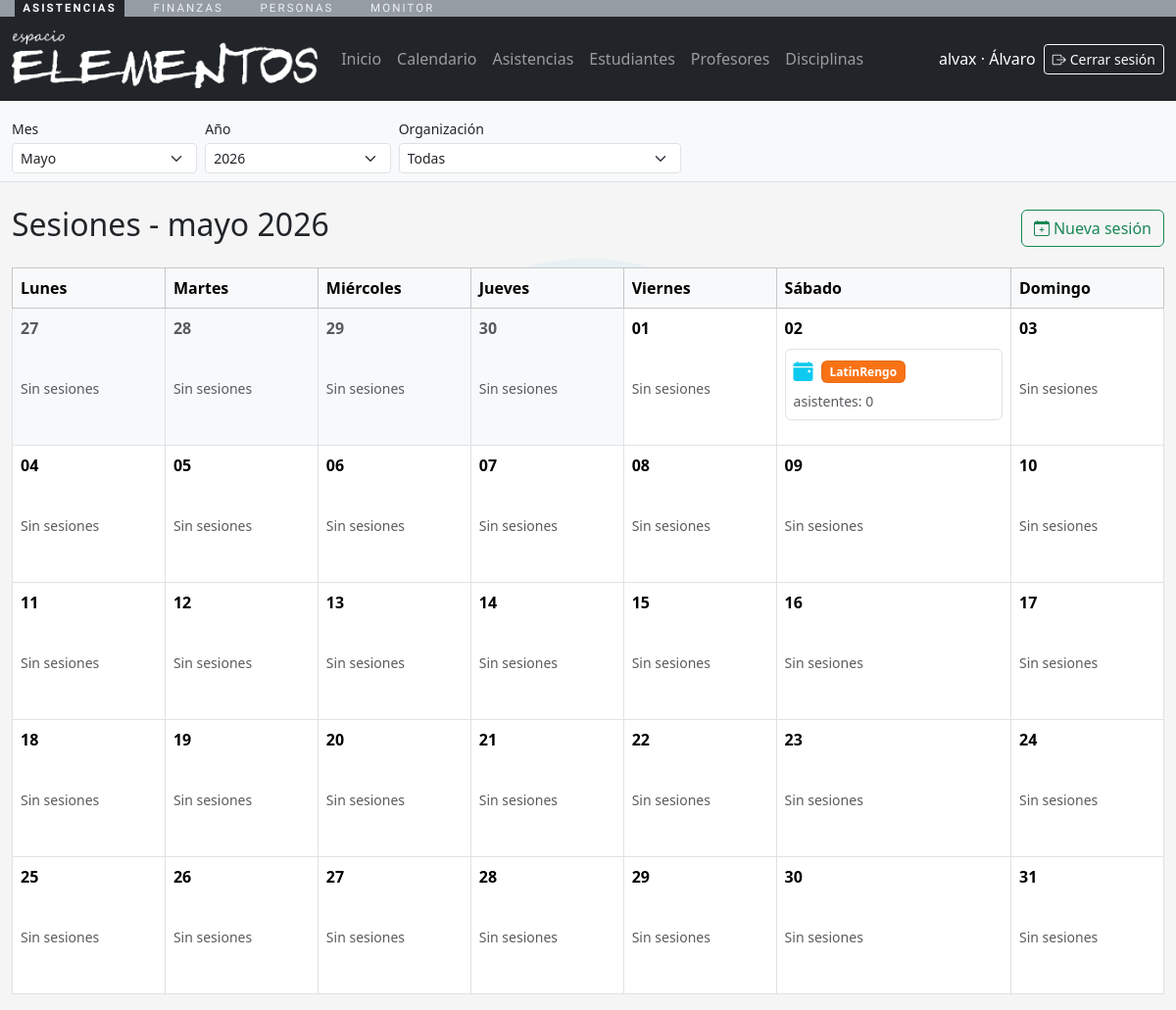
Before: /asistencias/sesiones/ (signed in) with the older database file.
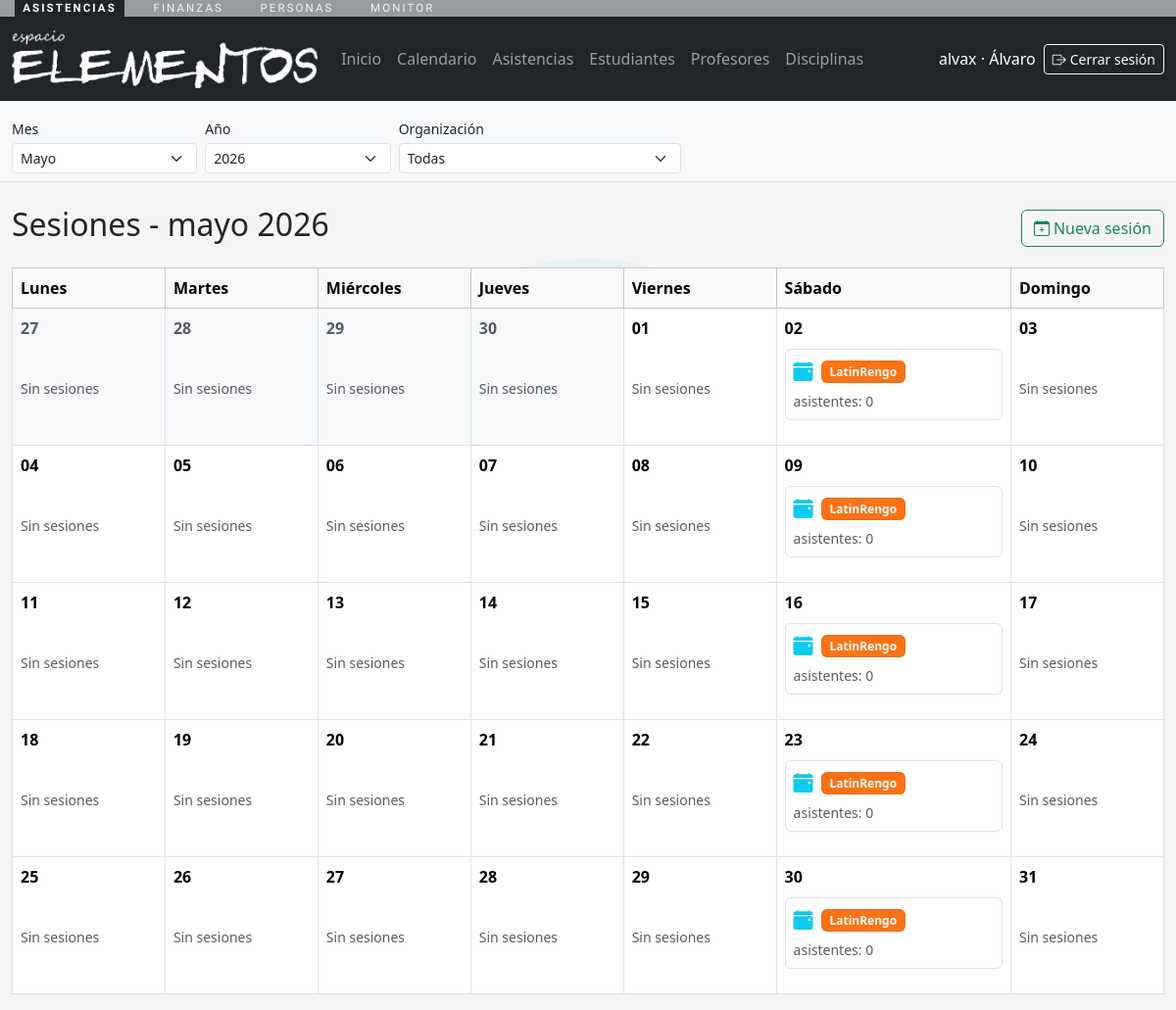
After: the same page with the newer database file.
### asistencias/models.py (models this page shows, shortened)
class SesionClase(models.Model):
    class Estado(models.TextChoices):
        PROGRAMADA = "programada", "Programada"
        COMPLETADA = "completada", "Completada"
        CANCELADA = "cancelada", "Cancelada"
    disciplina = models.ForeignKey(
        Disciplina,
        on_delete=models.CASCADE,
        related_name="sesiones",
    )
    bloque = models.ForeignKey(
        BloqueHorario,
        on_delete=models.SET_NULL,
        related_name="sesiones",
        null=True,
        blank=True,
    )
    profesores = models.ManyToManyField(
        "personas.Persona",
        related_name="sesiones_en_equipo",
        blank=True,
        db_table="academia_sesionclase_profesores",
    )
    fecha = models.DateField()
    estado = models.CharField(
        max_length=20,
        choices=Estado.choices,
        default=Estado.PROGRAMADA,
    )
    cupo_maximo = models.PositiveIntegerField(null=True, blank=True)
    notas = models.TextField(blank=True)
    creada_en = models.DateTimeField(auto_now_add=True)
    class Meta:
        verbose_name = "Sesion de clase"
        verbose_name_plural = "Sesiones de clase"
        ordering = ["-fecha"]
        db_table = "academia_sesionclase"
        indexes = [
            models.Index(fields=["fecha", "disciplina"]),
        ]

class Disciplina(models.Model):
    class BadgeColor(models.TextChoices):
        ROJO = "rojo", "Rojo"
        NARANJO = "naranjo", "Naranjo"
        AZUL = "azul", "Azul"
        CELESTE = "celeste", "Celeste"
        AMARILLO = "amarillo", "Amarillo"
        VERDE = "verde", "Verde"
        CAFE = "cafe", "Cafe"
        MORADO = "morado", "Morado"
    BADGE_COLOR_CLASSES = {
        BadgeColor.ROJO: "disciplina-badge-rojo",
        BadgeColor.NARANJO: "disciplina-badge-naranjo",
        BadgeColor.AZUL: "disciplina-badge-azul",
        BadgeColor.CELESTE: "disciplina-badge-celeste",
        BadgeColor.AMARILLO: "disciplina-badge-amarillo",
        BadgeColor.VERDE: "disciplina-badge-verde",
        BadgeColor.CAFE: "disciplina-badge-cafe",
        BadgeColor.MORADO: "disciplina-badge-morado",
    }
    organizacion = models.ForeignKey(
        "personas.Organizacion",
        on_delete=models.CASCADE,
        related_name="disciplinas",
    )
    nombre = models.CharField(max_length=150)
    descripcion = models.TextField(blank=True)
    nivel = models.CharField(max_length=100, blank=True)
    badge_color = models.CharField(
        "color de badge",
        max_length=20,
        choices=BadgeColor.choices,
        default=BadgeColor.AZUL,
    )
    activa = models.BooleanField(default=True)
    creada_en = models.DateTimeField(auto_now_add=True)
    class Meta:
        verbose_name = "Disciplina"
        verbose_name_plural = "Disciplinas"
        unique_together = ("organizacion", "nombre", "nivel")
        ordering = ["nombre"]
        db_table = "academia_disciplina"
    def __str__(self) -> str:
        return self.nombre
    @property
    def badge_class(self) -> str:
        return f"disciplina-badge {self.BADGE_COLOR_CLASSES.get(self.badge_color, self.BADGE_COLOR_CLASSES[self.BadgeColor.AZUL])}"

### asistencias/views.py (the view, shortened to what this page needs)
# urls.py: path("sesiones/", views.sesiones_list, name="sesiones_list"),
@role_required(ROLE_ADMIN)
def sesiones_list(request):
    context = nav_context(request)
    organizacion = organizacion_desde_request(request)
    periodo = resolver_periodo(request)
    year = periodo["referencia_inicio"].year
    month = periodo["referencia_inicio"].month
    sesiones_qs = (
        SesionClase.objects.select_related("disciplina")
        .prefetch_related("profesores")
        .order_by("fecha")
    )
    sesiones_qs = aplicar_periodo(sesiones_qs, "fecha", request=request)
    if organizacion:
        sesiones_qs = sesiones_qs.filter(disciplina__organizacion=organizacion)
    cal = calendar.Calendar(firstweekday=calendar.MONDAY)
    semanas_raw = cal.monthdatescalendar(year, month)
    inicio_mes = periodo["referencia_inicio"]
    sesiones_qs = (
        sesiones_qs
        .order_by("fecha")
    )
    sesiones_por_fecha = {}
    for sesion in sesiones_qs:
        sesiones_por_fecha.setdefault(sesion.fecha, []).append(
            {
                "sesion": sesion,
                "badge_class": sesion.disciplina.badge_class,
            }
        )
    semanas = []
    for semana in semanas_raw:
        dias = []
        for dia in semana:
            dias.append(
                {
                    "fecha": dia,
                    "en_mes": dia.month == month,
                    "sesiones": sesiones_por_fecha.get(dia, []),
                }
            )
        semanas.append(dias)
    context.update(
        {
            "mostrar_calendario": True,
            "semanas": semanas,
            "mes_actual": inicio_mes,
        }
    )
    return render(request, "asistencias/sesiones_list.html", context)

### asistencias/utils.py (called while the page is built, shortened)
def usuario_tiene_roles(user, roles: list[str]) -> bool:
    if not roles:
        return True
    if user.is_superuser:
        return True

### plataformaelemental/context.py (called while the page is built, shortened)
def _fin_de_mes(fecha):
    return (fecha.replace(day=28) + timedelta(days=4)).replace(day=1) - timedelta(days=1)

def _normalizar_mes(raw_mes, hoy):
    if raw_mes is None or str(raw_mes).strip() == "":
        return hoy.month

def _normalizar_anio(raw_anio, hoy):
    if raw_anio is None or str(raw_anio).strip() == "":
        return hoy.year

def resolver_periodo(request):
    hoy = timezone.localdate()
    mes = _normalizar_mes(request.GET.get("periodo_mes"), hoy)
    anio = _normalizar_anio(request.GET.get("periodo_anio"), hoy)
    referencia = hoy.replace(year=anio or hoy.year, month=mes or hoy.month, day=1)
    return {
        "mes": mes,
        "anio": anio,
        "referencia_inicio": referencia,
        "referencia_fin": _fin_de_mes(referencia),
    }

def aplicar_periodo(queryset, campo, *, request=None, mes=None, anio=None):
    filtros = filtros_periodo(campo, request=request, mes=mes, anio=anio)
    if not filtros:
        return queryset
    return queryset.filter(**filtros)

### asistencias/templates/asistencias/sesiones_list.html (shortened to what this page needs)
{% extends "asistencias/base_app.html" %}
{% block content %}
<div class="mt-4">
  <div class="d-flex justify-content-between align-items-center mb-3">
    <h2>
      {% if mostrar_calendario %}
        Sesiones - {{ mes_actual|date:"F Y" }}
      {% else %}
        Sesiones - {{ periodo_descripcion_vista }}
      {% endif %}
    </h2>
    <a class="btn btn-outline-success" href="{% url 'asistencias:asistencias_list' %}?periodo_mes={{ periodo_mes }}&periodo_anio={{ periodo_anio }}{% if organizacion_id %}&organizacion={{ organizacion_id }}{% endif %}&open=nueva_sesion">
      <i class="bi bi-calendar-plus"></i><span class="d-none d-md-inline ms-1">Nueva sesión</span>
    </a>
  </div>
  {% if mostrar_calendario %}
    <div class="table-responsive">
      <table class="table table-bordered align-middle">
        <thead class="table-light">
          <tr>
            <th>Lunes</th>
            <th>Martes</th>
            <th>Miércoles</th>
            <th>Jueves</th>
            <th>Viernes</th>
            <th>Sábado</th>
            <th>Domingo</th>
          </tr>
        </thead>
        <tbody>
          {% for semana in semanas %}
          <tr style="height: 140px;">
            {% for dia in semana %}
            <td class="position-relative {% if not dia.en_mes %}bg-light text-muted{% endif %}">
              <div class="position-absolute top-0 start-0 m-2 fw-bold fs-6">{{ dia.fecha|date:"d" }}</div>
              <div class="pt-4">
              {% for item in dia.sesiones %}
                <div class="mb-2 p-2 bg-white border rounded">
                  <div class="d-flex align-items-center gap-2 mb-1">
                    {% if item.sesion.estado == "cancelada" %}
                      <i class="bi bi-x-circle-fill text-danger fs-5 flex-shrink-0" title="Cancelada" aria-hidden="true"></i><span class="visually-hidden">Cancelada</span>
                    {% elif item.sesion.estado == "completada" %}
                      <i class="bi bi-check-circle-fill text-success fs-5 flex-shrink-0" title="Completada" aria-hidden="true"></i><span class="visually-hidden">Completada</span>
                    {% else %}
                      <i class="bi bi-calendar-event-fill text-info fs-5 flex-shrink-0" title="Programada" aria-hidden="true"></i><span class="visually-hidden">Programada</span>
                    {% endif %}
                    <a class="badge {{ item.badge_class }} text-decoration-none" href="{% url 'asistencias:sesion_detail' item.sesion.pk %}?periodo_mes={{ periodo_mes }}&periodo_anio={{ periodo_anio }}{% if organizacion_id %}&organizacion={{ organizacion_id }}{% endif %}">
                      {{ item.sesion.disciplina }}
                    </a>
                  </div>
                  <a class="small text-muted text-decoration-none d-block" href="{% url 'asistencias:sesion_detail' item.sesion.pk %}?periodo_mes={{ periodo_mes }}&periodo_anio={{ periodo_anio }}{% if organizacion_id %}&organizacion={{ organizacion_id }}{% endif %}">
                    {% if item.sesion.estado == "cancelada" %}
                      sesión cancelada
                    {% else %}
                      asistentes: {{ item.sesion.asistencias.count }}
                    {% endif %}
                  </a>
                </div>
              {% empty %}
                <div class="text-muted small">Sin sesiones</div>
              {% endfor %}
              </div>
            </td>
            {% endfor %}
          </tr>
          {% endfor %}
        </tbody>
      </table>
    </div>
  {% endif %}
</div>
{% endblock %}

Changed rows visible on the page:
added SesionClase: estado "programada" (drawn), sesion.disciplina "LatinRengo", sesion.asistencias.count "0", shown under "09"
added SesionClase: estado "programada" (drawn), sesion.disciplina "LatinRengo", sesion.asistencias.count "0", shown under "16"
added SesionClase: estado "programada" (drawn), sesion.disciplina "LatinRengo", sesion.asistencias.count "0", shown under "23"
added SesionClase: estado "programada" (drawn), sesion.disciplina "LatinRengo", sesion.asistencias.count "0", shown under "30"
Other visible differences:
list line gone: "Sin sesiones"
